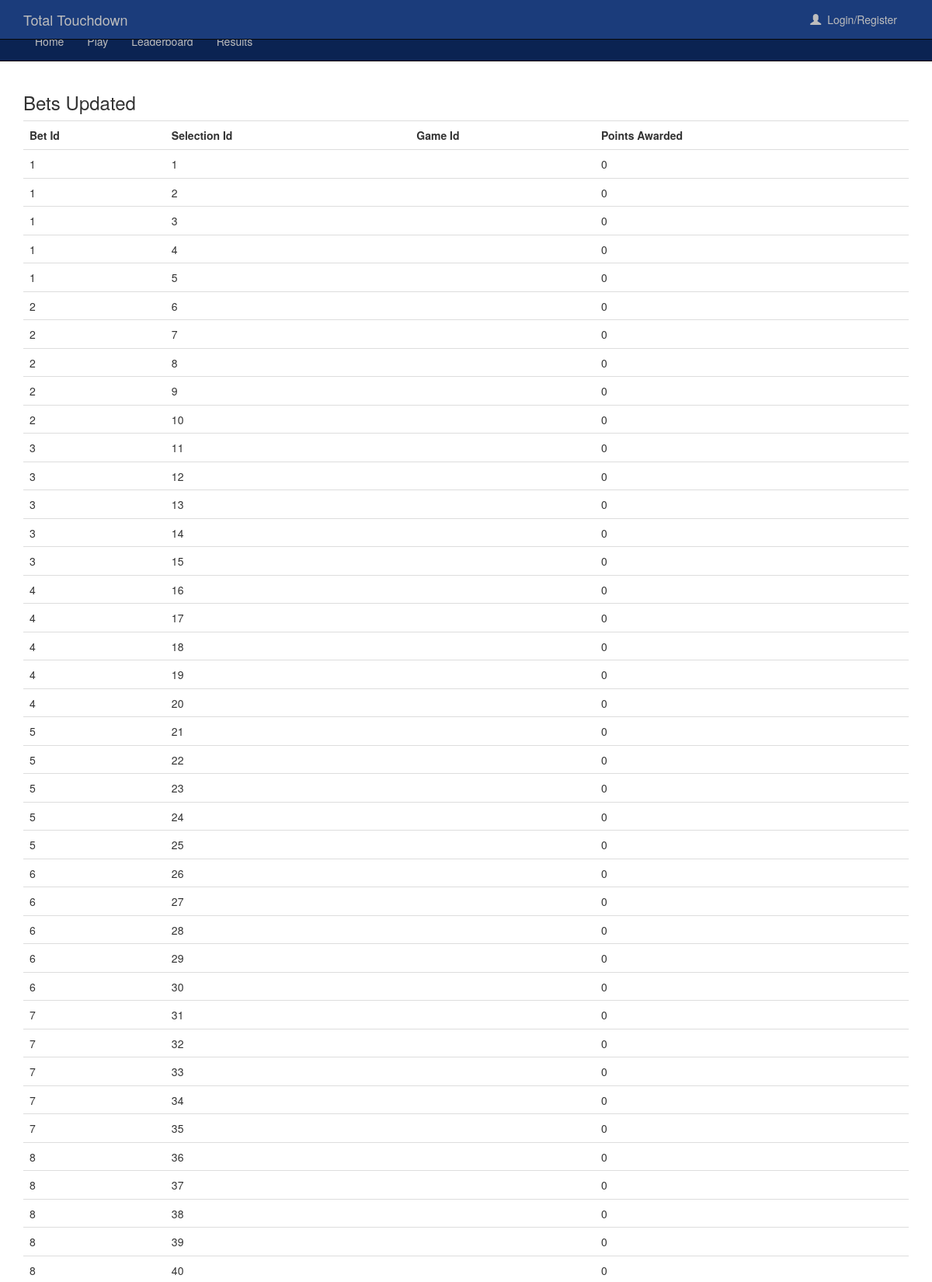
/bets/settlebets.php (upper part), run on the app's committed database.
### tables this page shows
CREATE TABLE Selections
(
	selection_id int NOT NULL AUTO_INCREMENT,
	bet_id  int NOT NULL,
	game_id int NOT NULL,
	hometeamscore int NOT NULL,
	awayteamscore int NOT NULL,
	pointsawarded int NULL,
	CONSTRAINT PK_selection_id PRIMARY KEY (selection_id),
	CONSTRAINT FK_betid FOREIGN KEY (bet_id)
    REFERENCES Bets(bet_id),
    CONSTRAINT FK_gameid FOREIGN KEY (game_id)
    REFERENCES Games(game_id)
);

### model/factories/settlingbetsFactory.php (called while the page is built, shortened)
<?php
class settlingbetsFactory
{
    public function get_unsettled_bets()
    {
        $pdo = get_db();
        $r = $pdo->prepare("
        SELECT sel.selection_id, sel.bet_id, sel.game_id, sel.hometeamscore, sel.awayteamscore, sel.pointsawarded
        FROM TotalTouchdownsDB.Selections sel
        WHERE sel.pointsawarded is NULL
        ");
        $r->execute();
        return $r;
    }
}

### model/classes/selections.php (called while the page is built, shortened)
<?php
class selections
{
    public $selection_id;
    public $bet_id;
    public $pointsawarded;
    public function get_selectionid()
    {
        return $this->selection_id;
    }
    public function set_selectionid($selection_id)
    {
        $this->selection_id = $selection_id;
    }
    public function get_betid()
    {
        return $this->bet_id;
    }
    public function set_betid($bet_id)
    {
        $this->bet_id = $bet_id;
    }
    public function get_pointsawarded()
    {
        return $this->pointsawarded;
    }
    public function set_pointsawarded($pointsawarded)
    {
        $this->pointsawarded = $pointsawarded;
    }
}

### bets/settlebets.php (the view)
<?php
include("../includes/head.php");
?>
  <?php
  include("../includes/navbar.php");
  ?>
  <div class=container>
    <?php
      $settlingbetsFactory = new settlingbetsFactory();
      $rows = $settlingbetsFactory->get_unsettled_bets();
      ?>
      <h3>Bets Updated</h3>
      <table class="table">
      <tr>
        <th>Bet Id</th>
        <th>Selection Id</th>
        <th>Game Id</th>
        <th>Points Awarded</th>
      </tr>
        <?php
    foreach ($rows as $row) {
        $selections = new selections();
        $selections->set_selectionid($row['selection_id']);
        $selections->set_betid($row['bet_id']);
        $selections->set_gameid($row['game_id']);
        $selections->set_hometeamactualscore($row['hometeamscore']);
        $selections->set_awayteamactualscore($row['awayteamscore']);
        $gamesFactory = new gamesFactory();
        $single_game = $gamesFactory->select_single_game($selections->get_gameid());
        $r = $single_game->fetchAll();
        $game = new games($r[0]['hometeam_id'], $r[0]['awayteam_id'], $r[0]['kickoff_datetime'], $r[0]['week_id'], $r[0]['location']);
        $game->set_gameid($r[0]['game_id']);
        $game->set_hometeamactualscore($r[0]['hometeamactualscore']);
        $game->set_awayteamactualscore($r[0]['awayteamactualscore']);
        $selections->set_pointsawarded($settlingbetsFactory->calculate_points_awarded($game, $selections));
        $settlingbetsFactory->update_bet_with_points($selections);
        echo "<tr><td>".$selections->get_betid()."</td>";
        echo "<td>".$selections->get_selectionid()."</td>";
        echo "<td>".$game->get_gameid()."</td>";
        echo "<td>".$selections->get_pointsawarded()."</td>";
        echo "<tr>";
    };
          ?>
        </table>
  </div>
  </body>
  </html>

### content/style/main.css (style rules this page uses)
.table>tbody>tr>th, .table>tbody>tr>td { font-size: 14px; }

### data on the page
selections: bet "1", selection_id "1", pointsawarded "0"
selections: bet "1", selection_id "2", pointsawarded "0"
selections: bet "1", selection_id "3", pointsawarded "0"
selections: bet "1", selection_id "4", pointsawarded "0"
selections: bet "1", selection_id "5", pointsawarded "0"
selections: bet "2", selection_id "6", pointsawarded "0"
selections: bet "2", selection_id "7", pointsawarded "0"
selections: bet "2", selection_id "8", pointsawarded "0"
selections: bet "2", selection_id "9", pointsawarded "0"
selections: bet "2", selection_id "10", pointsawarded "0"
selections: bet "3", selection_id "11", pointsawarded "0"
selections: bet "3", selection_id "12", pointsawarded "0"
selections: bet "3", selection_id "13", pointsawarded "0"
selections: bet "3", selection_id "14", pointsawarded "0"
selections: bet "3", selection_id "15", pointsawarded "0"
selections: bet "4", selection_id "16", pointsawarded "0"
selections: bet "4", selection_id "17", pointsawarded "0"
selections: bet "4", selection_id "18", pointsawarded "0"
selections: bet "4", selection_id "19", pointsawarded "0"
selections: bet "4", selection_id "20", pointsawarded "0"
selections: bet "5", selection_id "21", pointsawarded "0"
selections: bet "5", selection_id "22", pointsawarded "0"
selections: bet "5", selection_id "23", pointsawarded "0"
selections: bet "5", selection_id "24", pointsawarded "0"
selections: bet "5", selection_id "25", pointsawarded "0"
selections: bet "6", selection_id "26", pointsawarded "0"
selections: bet "6", selection_id "27", pointsawarded "0"
selections: bet "6", selection_id "28", pointsawarded "0"
selections: bet "6", selection_id "29", pointsawarded "0"
selections: bet "6", selection_id "30", pointsawarded "0"
selections: bet "7", selection_id "31", pointsawarded "0"
selections: bet "7", selection_id "32", pointsawarded "0"
selections: bet "7", selection_id "33", pointsawarded "0"
selections: bet "7", selection_id "34", pointsawarded "0"
selections: bet "7", selection_id "35", pointsawarded "0"
selections: bet "8", selection_id "36", pointsawarded "0"
selections: bet "8", selection_id "37", pointsawarded "0"
selections: bet "8", selection_id "38", pointsawarded "0"
selections: bet "8", selection_id "39", pointsawarded "0"
selections: bet "8", selection_id "40", pointsawarded "0"
